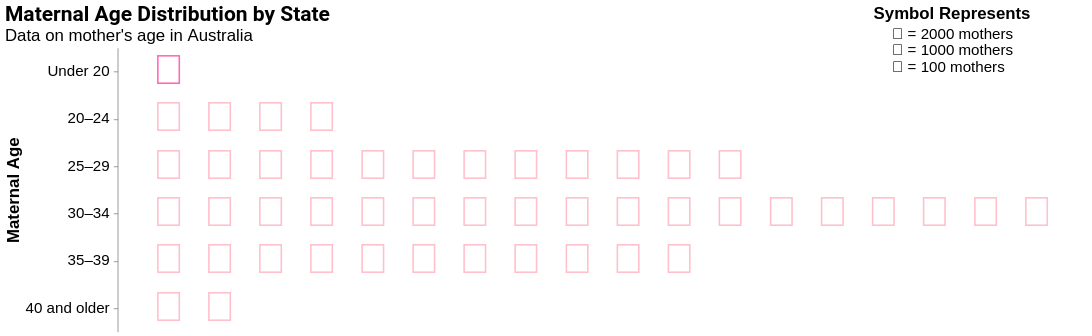

The Vega-Lite source for this figure:
### Vega-Lite specification from a JSON file in a GitHub repository (floating-point values rounded to 4 significant figures)
{"$schema": "https://vega.github.io/schema/vega-lite/v5.json", "title": {"text": "Maternal Age Distribution by State", "subtitle": "Data on mother's age in Australia", "fontSize": 25, "subtitleFontSize": 20, "font": "Roboto", "anchor": "start", "color": "black"}, "config": {"view": {"stroke": null}}, "width": 1300, "height": 400, "background": null, "data": {"values": [{"Maternal_age": "Under 20", "State": "NSW", "Number": 1357}, {"Maternal_age": "Under 20", "State": "Vic", "Number": 684}, {"Maternal_age": "Under 20", "State": "Qld", "Number": 1482}, {"Maternal_age": "Under 20", "State": "WA", "Number": 595}, {"Maternal_age": "Under 20", "State": "SA", "Number": 286}, {"Maternal_age": "Under 20", "State": "Tas", "Number": 111}, {"Maternal_age": "Under 20", "State": "ACT", "Number": 53}, {"Maternal_age": "Under 20", "State": "NT", "Number": 201}, {"Maternal_age": "20–24", "State": "NSW", "Number": 8897}, {"Maternal_age": "20–24", "State": "Vic", "Number": 5380}, {"Maternal_age": "20–24", "State": "Qld", "Number": 8178}, {"Maternal_age": "20–24", "State": "WA", "Number": 3456}, {"Maternal_age": "20–24", "State": "SA", "Number": 1932}, {"Maternal_age": "20–24", "State": "Tas", "Number": 800}, {"Maternal_age": "20–24", "State": "ACT", "Number": 386}, {"Maternal_age": "20–24", "State": "NT", "Number": 590}, {"Maternal_age": "25–29", "State": "NSW", "Number": 24142}, {"Maternal_age": "25–29", "State": "Vic", "Number": 18583}, {"Maternal_age": "25–29", "State": "Qld", "Number": 17253}, {"Maternal_age": "25–29", "State": "WA", "Number": 8595}, {"Maternal_age": "25–29", "State": "SA", "Number": 5490}, {"Maternal_age": "25–29", "State": "Tas", "Number": 1762}, {"Maternal_age": "25–29", "State": "ACT", "Number": 1476}, {"Maternal_age": "25–29", "State": "NT", "Number": 999}, {"Maternal_age": "30–34", "State": "NSW", "Number": 36755}, {"Maternal_age": "30–34", "State": "Vic", "Number": 32578}, {"Maternal_age": "30–34", "State": "Qld", "Number": 21349}, {"Maternal_age": "30–34", "State": "WA", "Number": 12834}, {"Maternal_age": "30–34", "State": "SA", "Number": 7390}, {"Maternal_age": "30–34", "State": "Tas", "Number": 2097}, {"Maternal_age": "30–34", "State": "ACT", "Number": 2562}, {"Maternal_age": "30–34", "State": "NT", "Number": 1214}, {"Maternal_age": "35–39", "State": "NSW", "Number": 22080}, {"Maternal_age": "35–39", "State": "Vic", "Number": 19384}, {"Maternal_age": "35–39", "State": "Qld", "Number": 11757}, {"Maternal_age": "35–39", "State": "WA", "Number": 7284}, {"Maternal_age": "35–39", "State": "SA", "Number": 4001}, {"Maternal_age": "35–39", "State": "Tas", "Number": 1044}, {"Maternal_age": "35–39", "State": "ACT", "Number": 1563}, {"Maternal_age": "35–39", "State": "NT", "Number": 645}, {"Maternal_age": "40 and older", "State": "NSW", "Number": 4753}, {"Maternal_age": "40 and older", "State": "Vic", "Number": 4045}, {"Maternal_age": "40 and older", "State": "Qld", "Number": 2433}, {"Maternal_age": "40 and older", "State": "WA", "Number": 1437}, {"Maternal_age": "40 and older", "State": "SA", "Number": 810}, {"Maternal_age": "40 and older", "State": "Tas", "Number": 190}, {"Maternal_age": "40 and older", "State": "ACT", "Number": 312}, {"Maternal_age": "40 and older", "State": "NT", "Number": 133}]}, "transform": [{"filter": "datum.State != 'Not stated' && datum.State != 'Australia'"}, {"filter": {"selection": "StateSelector"}}, {"calculate": "(datum.Number >= 2000) ? 2000 : (datum.Number >= 1000) ? 1000 : (datum.Number >= 100) ? 100 : (datum.Number >= 10) ? 10 : 1", "as": "scalingFactor"}, {"calculate": "ceil(datum.Number / datum.scalingFactor)", "as": "symbolCount"}, {"calculate": "sequence(1, datum.symbolCount, 1)", "as": "symbolArray"}, {"flatten": ["symbolArray"]}, {"calculate": "datum.symbolArray - 1", "as": "symbolIndex"}, {"calculate": "datum.symbolIndex", "as": "col"}, {"calculate": "(datum.scalingFactor == 2000) ? '🤰' : (datum.scalingFactor == 1000) ? '👩' : (datum.scalingFactor == 100) ? '👧' : '👶'", "as": "emoji"}], "selection": {"StateSelector": {"type": "single", "fields": ["State"], "bind": {"input": "select", "options": ["NSW", "Vic", "Qld", "WA", "SA", "Tas", "ACT", "NT"], "name": "Select a State: "}, "init": {"State": "NSW"}}}, "mark": {"type": "text", "baseline": "middle", "align": "center"}, "encoding": {"y": {"field": "Maternal_age", "type": "ordinal", "axis": {"title": "Maternal Age", "labelFontSize": 18, "labelPadding": 5, "titleFontSize": 20}, "sort": ["Under 20", "20–24", "25–29", "30–34", "35–39", "40 and older"]}, "x": {"field": "col", "type": "ordinal", "axis": null, "scale": {"padding": 1}}, "text": {"field": "emoji"}, "size": {"value": 50}, "tooltip": [{"field": "Number", "type": "quantitative", "title": "Number of Mothers"}, {"field": "scalingFactor", "type": "quantitative", "title": "Each Symbol Represents"}, {"field": "Maternal_age", "type": "nominal", "title": "Maternal Age"}, {"field": "State", "type": "nominal", "title": "State"}], "color": {"field": "scalingFactor", "type": "nominal", "scale": {"domain": [2000, 1000, 100], "range": ["#FFC0CB", "#FF69B4", "#FF1493"]}, "legend": {"title": "Symbol Represents", "symbolStrokeColor": null, "symbolSize": 0, "labelExpr": "datum.label == 2000 ? '🤰 = 2000 mothers' : datum.label == 1000 ? '👩 = 1000 mothers' : '👧 = 100 mothers'", "labelFontSize": 18, "titleFontSize": 20, "orient": "none", "legendX": 900, "legendY": -50, "titleLimit": 200}}}, "autosize": {"type": "fit", "contains": "padding"}}
